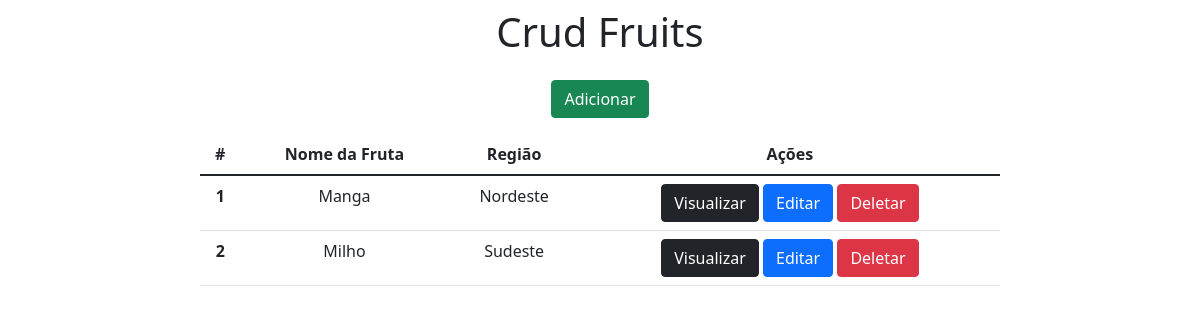
The app's page /, older data.
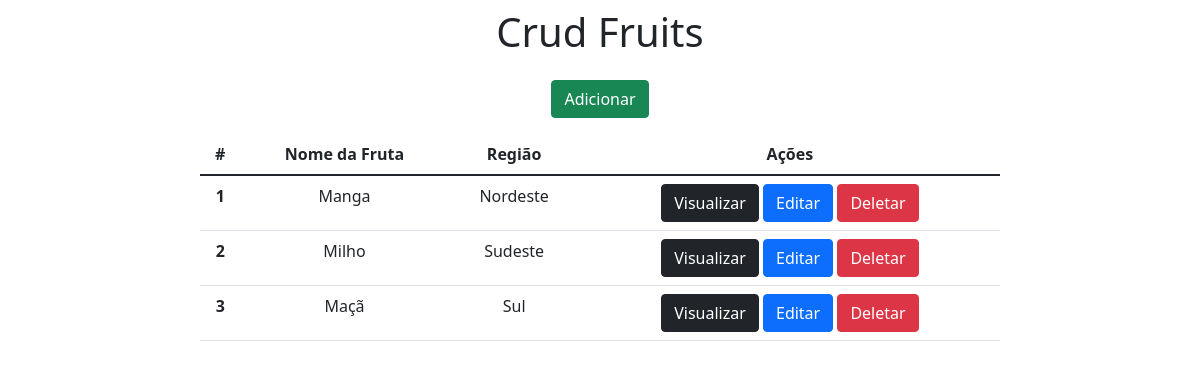
The same page, newer data.
### fruits/models.py (models this page shows, shortened)
class Fruits(models.Model):
    name = models.CharField(max_length=50)
    region = models.ForeignKey(Region, on_delete=models.CASCADE, related_name='region')

class Region(models.Model):
    name = models.CharField(max_length=50)
    def __str__(self):
        return self.name

### fruits/views.py (the view)
# urls.py: 2. Add a URL to urlpatterns:  path('', views.home, name='home')
def home(request):
    data = {}
    data['db'] = Fruits.objects.all()
    return render(request, 'index.html', data)

### fruits/templates/index.html (shortened to what this page needs)
<!DOCTYPE html>
<html lang="pt-br">
<head>
  <link href="https://cdn.jsdelivr.net/npm/bootstrap@5.1.3/dist/css/bootstrap.min.css" rel="stylesheet"
>
</head>
<body>
  <div class="col-8 m-auto pt-2 pb-2 text-center">
    <h1>Crud Fruits</h1>
  </div>
  <div class="col-8 m-auto pt-2 pb-2 text-center">
    <a href="/form" class="btn btn-success"">Adicionar</a>
    </div>
    <div class=" col-8 m-auto pt-2 pb-2 text-center">
      <table class="table">
        <thead class="thead-dark">
          <tr>
            <th scope="col">#</th>
            <th scope="col">Nome da Fruta</th>
            <th scope="col">Região</th>
            <th scope="col">Ações</th>
          </tr>
        </thead>
        <tbody>
          {% for dbs in db %}
          <tr>
            <th>{{dbs.id}}</th>
            <td>{{dbs.name}}</td>
            <td>{{dbs.region}}</td>
            <td>
              <a href="/view/{{dbs.id}}/" class="btn btn-dark">Visualizar</a>
              <a href="/edit/{{dbs.id}}" class="btn btn-primary">Editar</a>
              <a href="/delete/{{dbs.id}}/" class="btn btn-danger">Deletar</a>
            </td>
          </tr>
          {% endfor %}
        </tbody>
      </table>
  </div>
</body>
</html>

Row changes from the older to the newer data that the page shows:
added Fruits: id "3", name "Maçã", region "Sul"
